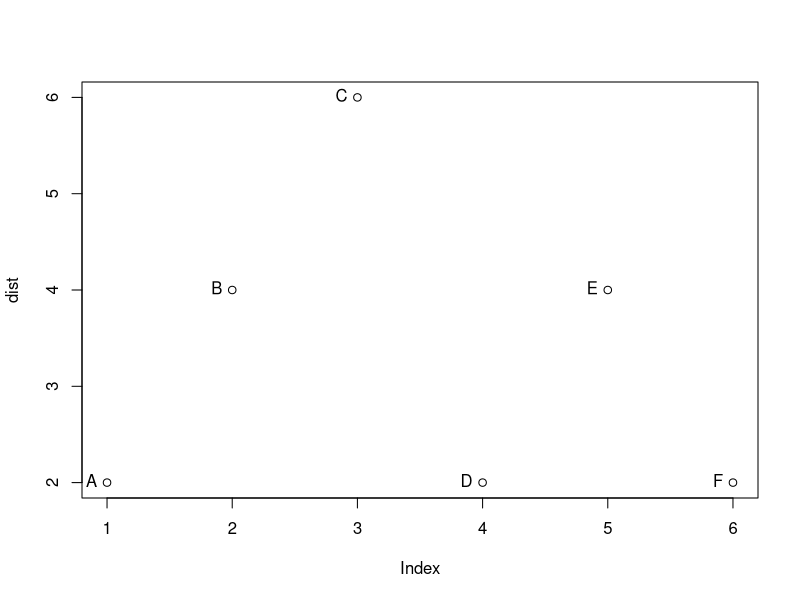
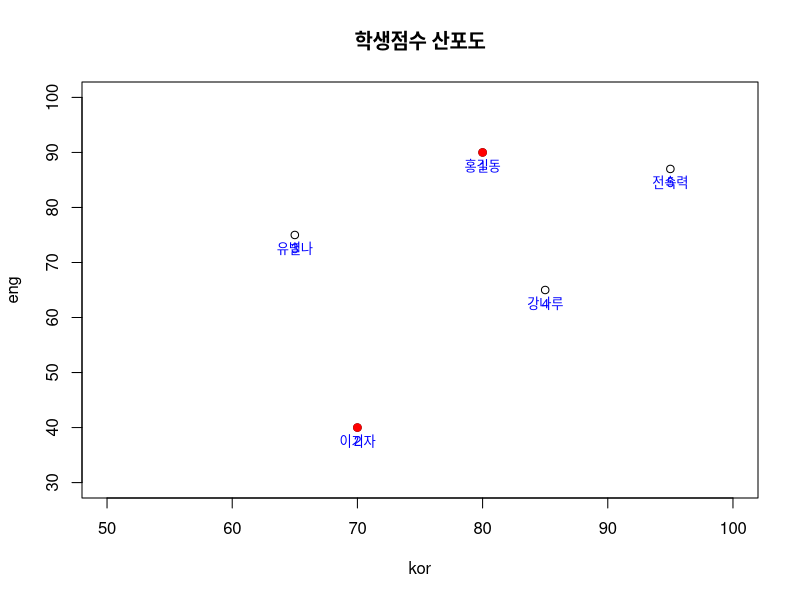

Here is the R script that generated these plots, in order:
# 군집분석(clustering analysis) : 비지도 학습
# 계층, 비계층

# 계층
# 군집 간 유사성과 비유사성 확인을 위해 거리계산법을 사용한다.
# 맨하탄 계산, 유클리디안 거리 계산법 등

# 유클리디안 거리 계산법
x<-matrix(1:16,nrow=4)
x
?dist
dist<-dist(x, method="euclidean") # euclidean maximum manhattan canberra binary, minkowski
dist

plot(dist)
text(dist,c(LETTERS[1:6]),pos=2)

sqrt(sum((x[1,]-x[4,])^2))

getwd()
setwd("C:/work/rsou/pro1")
txt1<-read.csv("testdata/cluster_ex.csv",encoding="utf-8")
txt1

plot(txt1[,c(2:3)],xlabel='국어',ylabel='영어',main='학생점수 산포도',
     xlim=c(50,100),ylim=c(30,100))

# 홍길동과 이기자 두 학생의 거리 계산
text(txt1[,2],txt1[,3],labels=abbreviate(rownames(txt1)),cex=0.8,pos=1,col='blue')
text(txt1[,2],txt1[,3],labels=txt1[,1], cex=0.8,pos=1,col='blue')
points(txt1[1,2],txt1[1,3],col='red',pch=19)
points(txt1[2,2],txt1[2,3],col='red',pch=19)

dist_mht<-dist(txt1[c(1:2),c(2:3)],method="manhattan")
dist_mht

dist_euc<-dist(txt1[c(1:2),c(2:3)],method="euclidean")
dist_euc
















